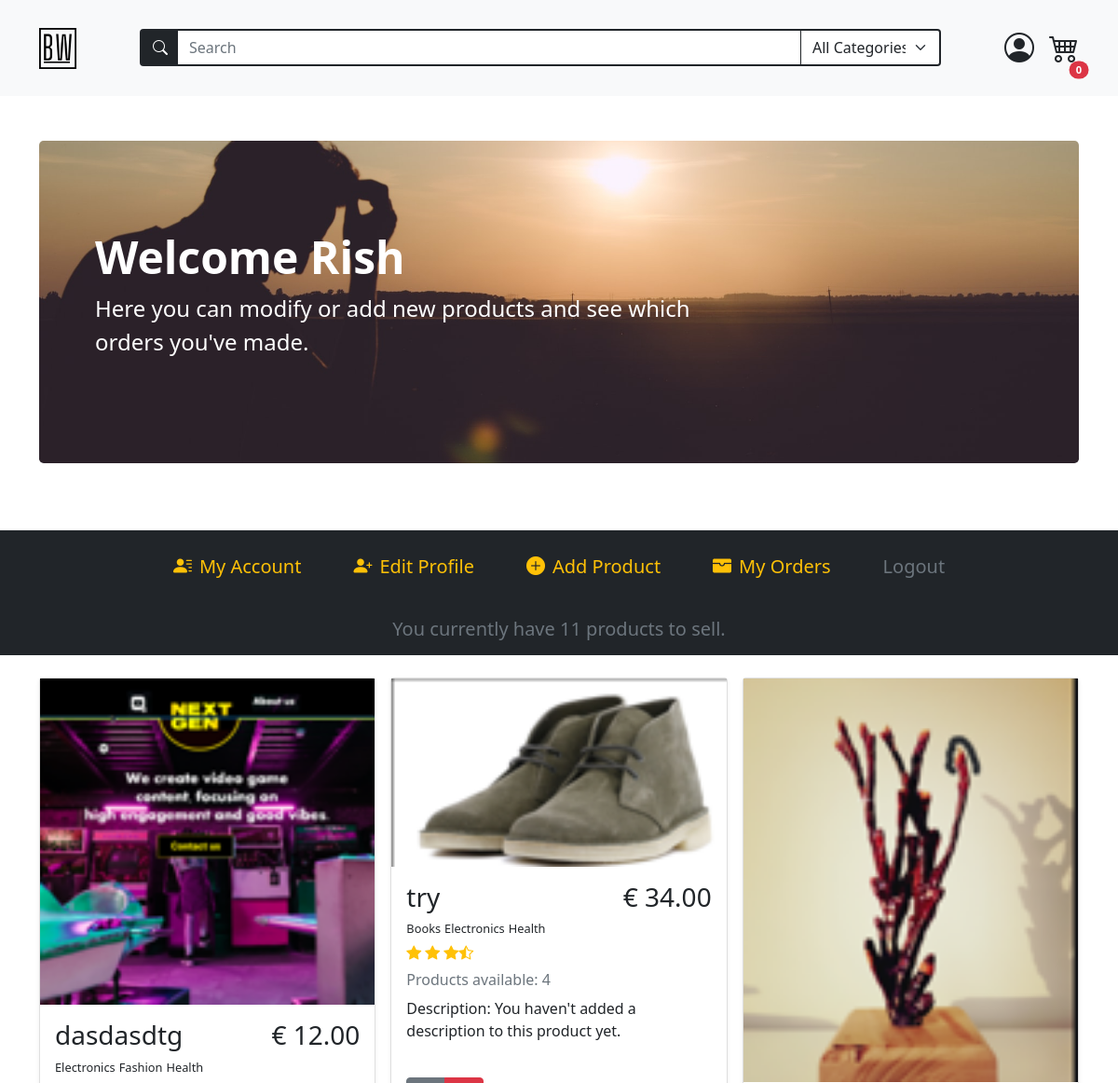
Page /account (signed in, upper part) on the earlier database version.
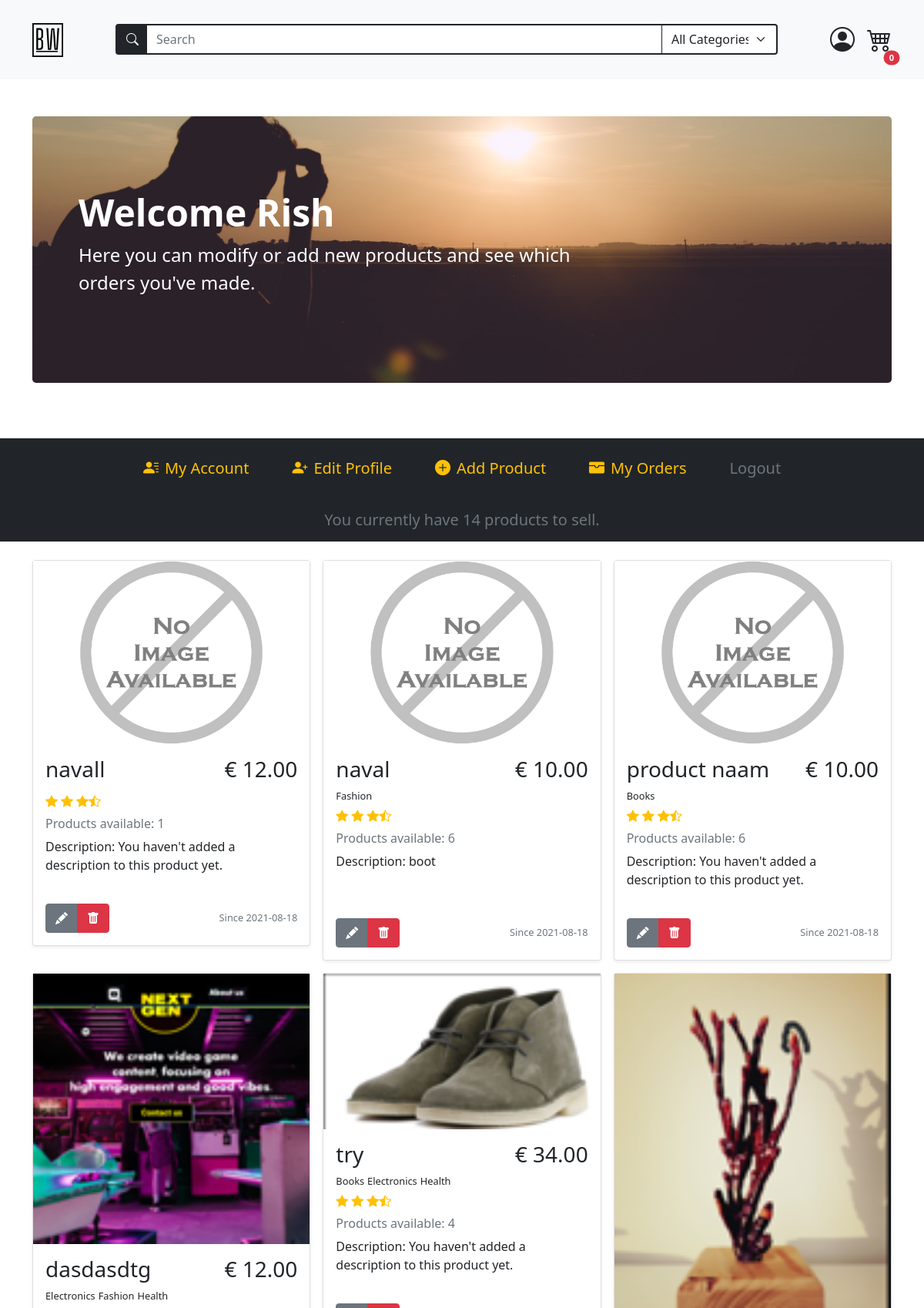
Same page on the later database version.
### models.py (models this page shows)
class BaseModel(db_wrapper.Model):
    class Meta:
        database = db

class User(BaseModel, UserMixin):
    first_name = CharField(index=True, max_length=30, null=True, default="")
    last_name = CharField(max_length=120, null=True, default="")
    address = CharField(max_length=200, null=True, default="")
    city = CharField(max_length=50, null=True, default="")
    country = CharField(max_length=50, null=True)
    cc_number = IntegerField(null=True, default="")
    username = CharField(index=True, max_length=30, unique=True)
    email = CharField(index=True, max_length=50, unique=True)
    password = CharField(max_length=20)
    profile_pic = CharField(null=True, default="default_user.jpg")

class Product(BaseModel):
    name = CharField(max_length=50)
    description = TextField(null=True)
    price_per_unit = DecimalField(
        constraints=[Check("price_per_unit >= 0")],
        decimal_places=2,
        auto_round=True,
        null=True,
        default=0,
        max_digits=10,
    )
    stock = IntegerField(default=1)
    owner = ForeignKeyField(User, backref="products")
    product_pic = CharField(null=True, default="default_product.jpg")
    date_posted = DateTimeField(formats="%Y-%m-%d %H:%M", default=datetime.now())

class ProductTag(BaseModel):
    product = ForeignKeyField(Product, index=True, backref="tags")
    tag = ForeignKeyField(Tag, index=True, backref="products")

class Tag(BaseModel):
    name = CharField(unique=True, max_length=30)

### routes.py (the view)
@app.route("/account", methods=["GET", "POST"])
@login_required
def account():
    update_account_form = UpdateAccountForm(
        prefix="update_account",
        country=current_user.country,
        profile_pic=current_user.profile_pic,
    )
    add_product_form = AddProductForm(prefix="add-product")
    search_form = SearchForm(prefix="search_form")
    search_form.search_tag.choices = get_alpha_tag_names()
    user_products = list_user_products(current_user.id)
    profile_pic = url_for(
        "static", filename=f"/profile_pics/{current_user.profile_pic}"
    )
    return render_template(
        "account.html",
        add_product_form=add_product_form,
        update_account_form=update_account_form,
        search_form=search_form,
        user_products=user_products,
        all_products=Product.select(),
        profile_pic=profile_pic,
    )

### forms.py (shortened to what this page needs)
class UpdateAccountForm(FlaskForm):
    first_name = StringField("Name", validators=[DataRequired(), Length(min=2, max=30)])
    last_name = StringField(
        "Surname", validators=[InputRequired(), Length(min=2, max=120)]
    )
    address = StringField(
        "Address", validators=[InputRequired(), Length(min=8, max=200)]
    )
    city = StringField("City", validators=[InputRequired(), Length(min=2, max=50)])
    country = SelectField(
        "Country",
        choices=["...", "Netherlands", "Belgium", "Germany", "France", "Other"],
        validators=[InputRequired()],
    )
    cc_number = IntegerField("Credit Card Number", validators=[InputRequired()])
    username = StringField(
        "Username",
        validators=[InputRequired(), Length(min=5, max=25)],
    )
    email = EmailField(
        "Email", validators=[InputRequired(), Length(min=5, max=50), Email()]
    )
    profile_pic = FileField(
        "Profile Picture",
        validators=[
            FileAllowed(["jpeg", "jpg", "png"], "Accepts only 'jpg' and 'png' !")
        ],
    )
    update = SubmitField("Update")

class AddProductForm(FlaskForm):
    name = StringField("Name", validators=[InputRequired(), Length(max=50)])
    description = TextAreaField("Description", validators=[Length(max=50)])
    price_per_unit = DecimalField("€", places=2, validators=[InputRequired()])
    stock = SelectField(
        "Quantity",
        choices=[num for num in range(1, 11)],
        validators=[InputRequired()],
    )
    tags = MultiCheckboxField(
        "Categories", choices=[(tag, tag) for tag in sorted(tags)]
    )
    product_pic = FileField(
        "Product Picture",
        validators=[
            FileAllowed(["jpeg", "jpg", "png"], "Accepts only 'jpg' and 'png' !")
        ],
    )
    add_product = SubmitField("Add")

### main.py (called while the page is built)
def list_user_products(user_id) -> list[Product]:
    user_products = (
        Product.select()
        .join(User)
        .where(Product.owner == user_id)
        .order_by(Product.id.desc())
    )
    return user_products

def get_alpha_tag_names() -> tuple[
    Tag
]:  # deze kan mss weg of in de form zelf zetten, tags zijn statisch nu
    tags = Tag.select().order_by(Tag.name)
    tag_list = [(tag.name, tag.name) for tag in tags]
    tag_list.insert(0, ("All", "All Categories"))
    return tag_list

### routes.py (called while the page is built)
@login_manager.user_loader
def load_user(user_id):
    return User.get_by_id(user_id)

### templates/account.html (shortened to what this page needs)
{% extends 'base.html' %}
{% block content %}
{% include 'account_navbar.html' %}
<div class="container mb-3">
  <div class="album mt-4">
    <div class="row row-cols-1 row-cols-md-2 row-cols-lg-3 g-3">
      {% for product in user_products %}
      <div class="col">
        <div class="card shadow-sm">
          <img src="{{  url_for('static', filename='/product_pics/' + product.product_pic)  }}" alt="{{ product.name }}">
          <div class="card-body h-100">
            <div class="d-flex justify-content-between">
              <h3>{{ product.name }}</h3>
              <h3>€ {{ "%.2f"|format(product.price_per_unit) }}</h3>
            </div>
            <ul class="d-flex p-0 mb-0">
              {% for producttags in product.tags %}
              <span class="pe-1 fs-small"> {{producttags.tag.name}}</span>
              {% endfor %}
            </ul>
            <div class="d-flex text-warning py-1">
              <i class="bi bi-star-fill"></i>
              <i class="bi bi-star-fill mx-1"></i>
              <i class="bi bi-star-fill"></i>
              <i class="bi bi-star-half"></i>
            </div>
            <h6 class="text-muted my-0 mt-1 mb-2">
              Products available: {{product.stock}}
            </h6>
            <p class="card-text mt-2" style="min-height: 70px">
              Description: {% if product.description %} {{ product.description
              }} {% else %} You haven't added a description to this product yet. {% endif
              %}
            </p>
            <div class="d-flex justify-content-between align-items-center">
              <div class="btn-group">
                <a href="{{url_for('update_product_page', product_id=product.id)}}#updateProductForm" class="btn btn-secondary"><i class="bi bi-pencil-fill"></i></a>
                <button
                  type="button"
                  class="btn btn-danger"
                  data-bs-toggle="modal"
                  data-bs-target="#deleteProductModal{{product.id}}"
                >
                  <i class="bi bi-trash-fill"></i>
                 </button>
              </div>
              <div class="text-muted fs-small m-0 p-0">
                <p class="m-0">Since {{product.date_posted[0:10]}}</p>
              </div>
            </div>
          </div>
        </div>
      </div>
      {% endfor%}
    </div>
  </div>
</div>
{% endblock content %}

### templates/base.html (shortened to what this page needs)
<!DOCTYPE html>
<html lang="en" class="h-100">
  <head>
    <link
      href="https://cdn.jsdelivr.net/npm/bootstrap@5.0.2/dist/css/bootstrap.min.css"
      rel="stylesheet"
    />
    <link
      href="{{url_for('static', filename='styles.css')}}"
      rel="stylesheet"
    />
    <link
      href="https://cdn.jsdelivr.net/npm/bootstrap-icons@1.5.0/font/bootstrap-icons.css"
      rel="stylesheet"
    />
  </head>
  <body class="d-flex flex-column h-100">
    {% include "navbar.html" %}
    <main>
       {% block content%} {% endblock content %}
    </main>
  </body>
</html>

### templates/navbar.html (shortened to what this page needs)
<nav
  class="navbar navbar-expand-md navbar-light bg-light sticky-top"
>
  <div class="container py-3">
    <a class="navbar-brand" href="{{url_for('home') }}"
      ><img
        src="{{url_for('static', filename='assets/brand.svg')}}"
        alt=""
        width="40"
        class="d-inline-block align-text-top"
    /></a>
    {% include "searchbar.html" %}
        <ul class="nav">
        {% if current_user.is_authenticated %}
        <li class="nav-item dropdown position-relative">
          <div class="profile-icon-container" id="navbarDropdown" data-bs-toggle="dropdown" aria-expanded="false" >
                <i class="bi bi-person-circle mx-3 profile-icon"></i>
          </div>
        </li>
        <li class="d-flex cart-icon position-relative" type="button" data-bs-toggle="offcanvas" data-bs-target="#offcanvasCart" aria-controls="offcanvasCart" >
          <i class="bi bi-cart4" style="font-size: 2rem;"></i>
          <span class="position-absolute top-100 start-100 translate-middle badge rounded-pill bg-danger" style="font-size: .7rem;">{{session['cart'] | length}}</span>
        </li>
        {% endif %}
      </ul>
    </div>
</nav>

### templates/searchbar.html (shortened to what this page needs)
<form
  style="max-width: 860px"
  action="{{url_for('search')}}"
  method="POST"
  class="px-0 mt-2 mt-md-0 order-last order-md-0 flex-grow-1"
>
  <div class="input-group">
    <span
      class="input-group-text bg-dark border border-2 border-dark border-end-0"
      id="searchIconBackground"
    >
      <i class="bi bi-search" style="color: white">
      </i>
    </span>
    {{search_form.search_term(class="position-relative form-control rounded-0
    btn-dark bg-white text-dark border-2 border-start-0",
    placeholder="Search")}}
    {{search_form.search_tag(id="categorySelect", class="form-select
    border-end-3 btn-light bg-white text-dark border border-dark border-2
    border-start-0", style="max-width:150px")}}
  </div>
</form>

### templates/account_navbar.html (shortened to what this page needs)
<div class="container py-5">
  <div class="p-5 mb-4 bg-dark rounded-3 account-banner banner">
    <div class="container-fluid py-5">
      <h1 class="display-5 fw-bold text-white">
        Welcome {{ current_user.first_name }}
      </h1>
      <p class="col-md-8 fs-4 text-white">
        Here you can modify or add new products and see which orders you've
        made.
      </p>
    </div>
  </div>
</div>
<ul
  class="
    nav
    row row-cols-md-2 row-cols-lg-auto
    justify-content-center
    bg-dark
    py-3
    fs-5
    mx-0
  "
>
  <li class="nav-item d-flex align-items-center justify-content-center">
    <a
      class="nav-link text-warning"
      href="{{url_for('account')}}"
      role="button"
    >
      <span><i class="bi bi-person-lines-fill pe-2"></i>My Account</span>
    </a>
  </li>
  <li class="nav-item d-flex align-items-center justify-content-center">
    <a
      id="collapseAccountBtn"
      class="nav-link text-warning"
      data-bs-toggle="collapse"
      href="#collapseAccountForm"
      role="button"
      aria-expanded="false"
      aria-controls="collapseAccountForm"
    >
      <span
        ><i class="bi bi-person-plus-fill text-warning pe-2"></i>Edit
        Profile</span
      >
    </a>
  </li>
  <li class="nav-item d-flex align-items-center justify-content-center">
    <a
      id="collapseProductFormBtn"
      class="nav-link text-warning"
      data-bs-toggle="collapse"
      href="#collapseProductForm"
      role="button"
      aria-expanded="false"
      aria-controls="collapseProductForm"
      ><span><i class="bi bi-plus-circle-fill pe-2"></i>Add Product</span></a
    >
  </li>
  <li class="nav-item d-flex align-items-center justify-content-center">
    <a
      class="nav-link text-warning"
      href="{{url_for('account_transactions')}}"
      role="button"
    >
      <span><i class="bi bi-wallet-fill pe-2"></i>My Orders</span>
    </a>
  </li>
  <li class="nav-item d-flex align-items-center justify-content-center">
    <a
      class="nav-link text-muted"
      href="{{url_for('logout')}}"
      tabindex="-1"
      aria-disabled="true"
      >Logout</a
    >
  </li>
</ul>
<h1 class="text-center fs-5 bg-dark text-secondary py-3">
  {% if user_products|length == 1 %} You currently have {{ user_products|length
  }} product to sell. {% else %} You currently have {{ user_products|length }}
  products to sell. {% endif %}
</h1>

### static/styles.css (style rules this page uses)
.profile-icon-container { transition: 0.2s transform ease-in; }
.profile-icon { font-size: 2rem; }
.cart-icon { transition: 0.2s transform ease-in; }
.banner { background-repeat: no-repeat; background-size: cover; }
.account-banner { background-image: url("../static/assets/account.jpg"); background-position: center center; }
.fs-small { font-size: 0.8rem; }

Differences in the rows shown:
added Product: product_pic (placeholder picture), name "navall", price_per_unit "12.00", stock "1", shows "You haven't added a description to this product yet.", date_posted "2021-08-18"
added Product: product_pic (placeholder picture), name "naval", price_per_unit "10.00", stock "6", description "boot", date_posted "2021-08-18"
added ProductTag: tag.name "Fashion", shown under "naval"
added Product: product_pic (placeholder picture), name "product naam", price_per_unit "10.00", stock "6", shows "You haven't added a description to this product yet.", date_posted "2021-08-18"
added ProductTag: tag.name "Books", shown under "product naam"
Other differences:
{{ user_products|length }}: "11" → "14"
